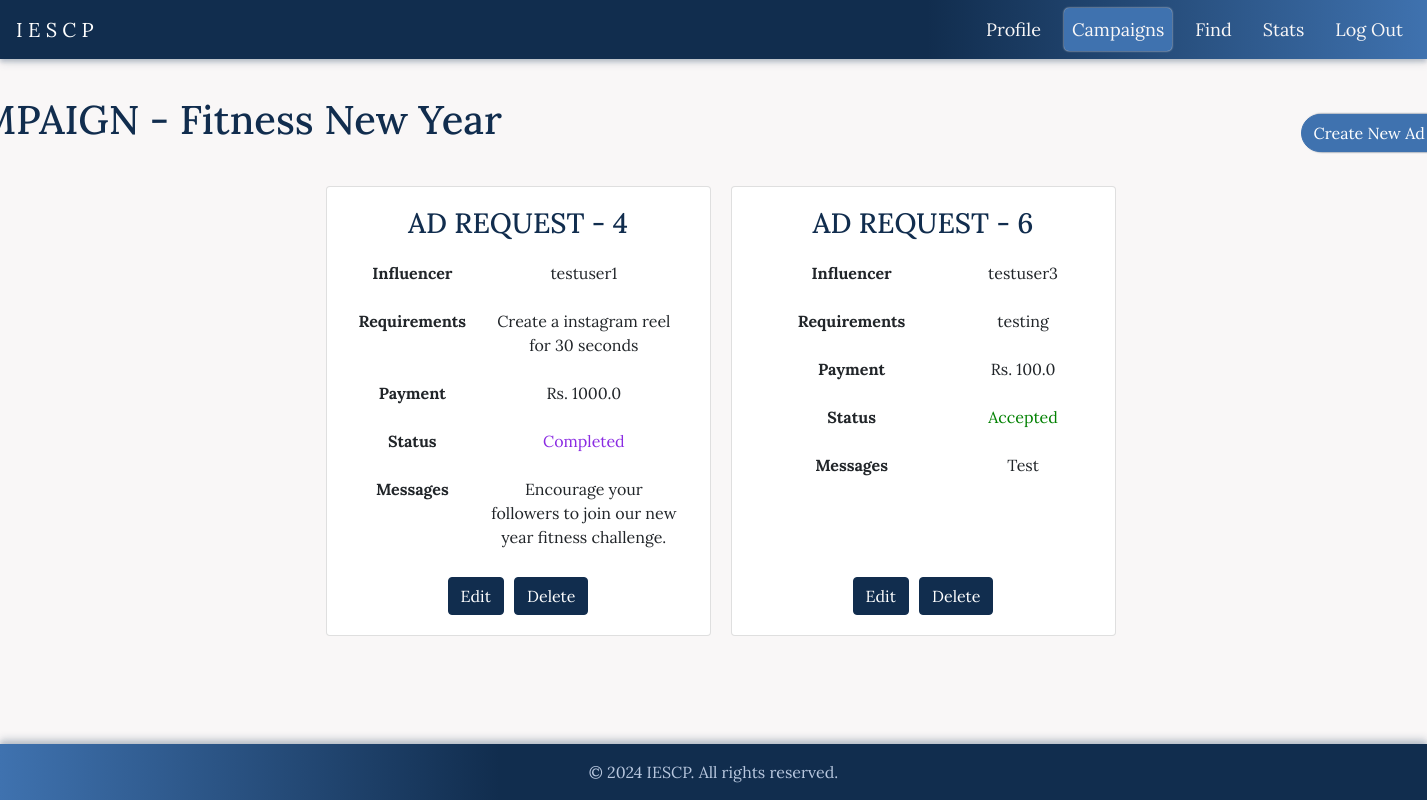
/campaign?campaign_id=4 (signed in), run on the app's committed database.
### app/models.py (models this page shows, shortened)
class Campaign(db.Model):
    id = db.Column(db.Integer, primary_key=True)
    name = db.Column(db.String(64), nullable=False)
    description = db.Column(db.Text, nullable=False)
    start_date = db.Column(db.DateTime, default=datetime.utcnow)
    end_date = db.Column(db.DateTime)
    budget = db.Column(db.Float, nullable=False)
    visibility = db.Column(db.String(10), nullable=False)
    goals = db.Column(db.Text, nullable=False)
    sponsor_id = db.Column(db.Integer, db.ForeignKey('user.id'), nullable=False)
    ad_requests = db.relationship('AdRequest', backref='campaign', lazy=True)

class User(db.Model):
    id = db.Column(db.Integer, primary_key=True)
    username = db.Column(db.String(64), unique=True, nullable=False)
    email = db.Column(db.String(120), unique=True, nullable=False)
    password_hash = db.Column(db.String(128))
    role = db.Column(db.String(64), nullable=False)
    campaigns = db.relationship('Campaign', backref='sponsor', lazy=True)
    ad_requests = db.relationship('AdRequest', backref='influencer', lazy=True)

class AdRequest(db.Model):
    id = db.Column(db.Integer, primary_key=True)
    campaign_id = db.Column(db.Integer, db.ForeignKey('campaign.id'), nullable=False)
    influencer_id = db.Column(db.Integer, db.ForeignKey('user.id'), nullable=False)
    messages = db.Column(db.Text, nullable=True)
    requirements = db.Column(db.Text, nullable=False)
    payment_amount = db.Column(db.Float, nullable=False)
    status = db.Column(db.String(10), nullable=False)

### app/routes.py (the view)
@app.route('/campaign')
def campaign():
    campaign_id = request.args.get('campaign_id')
    campaign = Campaign.query.get(campaign_id)
    ad_requests = AdRequest.query.filter_by(campaign_id=campaign_id).all()
    ad_requests_with_influencer = []
    for ad_request in ad_requests:
        influencer = User.query.get(ad_request.influencer_id)
        influencer_name = influencer.username if influencer else "Unknown"
        ad_requests_with_influencer.append({
            'campaign_id': campaign_id,
            'ad_request_id': ad_request.id,
            'ad_request_payment': ad_request.payment_amount,
            'influencer_name': influencer_name,
            'requirements': ad_request.requirements,
            'status': ad_request.status,
            'messages': ad_request.messages
        })
    return render_template('campaign.html', active_page='campaigns', campaign=campaign, campaign_id=campaign_id, ad_requests=ad_requests_with_influencer)

### app/templates/campaign.html (shortened to what this page needs)
{% extends "navbar_after_login.html" %}
{% block styles %}
  <link rel="stylesheet" href="{{ url_for('static', filename='/css/campaign.css') }}">
{% endblock %}
{% block content %}
<div class="container mt-4">
    <div class="d-flex justify-content-between mb-4">
        <h1>CAMPAIGN - {{ campaign.name }}</h1>
        <button class="btn btn-primary" data-toggle="modal" data-target="#createAdModal">Create New Ad Request</a>
    </div>
    <div class="row">
        {% for item in ad_requests %}
            <div class="col-md-4">
                <div class="card campaign-card">
                    <div class="card-body">
                        <h3>AD REQUEST - {{ item.ad_request_id }}</h3>
                        <div class="table-responsive">
                            <table class="table table-borderless">
                              <tbody>
                                <tr>
                                  <th>Influencer</th>
                                  <td id="ad-req-sponsor-name">{{ item.influencer_name }}</td>
                                </tr>
                                <tr>
                                  <th>Requirements</th>
                                  <td id="ad-req-requirements">{{ item.requirements }}</td>
                                </tr>
                                <tr>
                                  <th>Payment</th>
                                  <td id="ad-req-payment">Rs. {{ item.ad_request_payment }}</td>
                                </tr>
                                <tr>
                                  <th>Status</th>
                                    <td id="ad-req-status"
                                        class="status
                                        {% if item.status == 'Accepted' %} accepted
                                        {% elif item.status == 'Pending' %} pending
                                        {% elif item.status == 'Rejected' %} rejected
                                        {% elif item.status == 'Negotiated' %} negotiated
                                        {% elif item.status == 'Completed' %} completed
                                        {% endif %}">
                                        {{ item.status }}
                                    </td>
                                </tr>
                                <tr>
                                  <th>Messages</th>
                                  <td id="ad-req-messages">{{ item.messages }}</td>
                                </tr>
                              </tbody>
                            </table>
                          </div>
                          <div class="btn-container">
                            <button class="btn btn-secondary gradient" id="edit-ad-request"
                                        data-ad-request-id="{{ item.ad_request_id }}"
                                        data-campaign-name="{{ campaign.name }}"
                                        data-influencer-id="{{ item.influencer_id }}"
                                        data-messages="{{ item.messages }}"
                                        data-requirements="{{ item.requirements }}"
                                        data-payment-amount="{{ item.ad_request_payment }}">Edit
                        </button>
                        <button class="btn btn-secondary gradient" id="delete-ad-request"
                            data-ad-request-id="{{ item.ad_request_id }}"
                            data-campaign-name="{{ campaign.name }}" >Delete
                        </button>
                        </div>
                    </div>
                </div>
            </div>
        {% endfor %}
    </div>
</div>
{% endblock %}

### app/static/css/styles.css (style rules this page uses)
body { display: flex; flex-direction: column; min-height: 100vh; margin: 0; background-color: #F9F7F7; color: #112D4E; font-family: Lora, serif; }
h1, h2, h3, h4, h5, h6 { color: #112D4E; }
.btn-primary { background-color: #3F72AF; border-color: #3F72AF; border-radius: 30px; box-shadow: 2px 0px 2px #112D4E; }
.btn-secondary { background-color: #112D4E; border-color: #112D4E; }
.row { margin-top: 20px; box-shadow: 2px 2px 6px rgba(0, 0, 0, 0.3); }

### app/static/css/campaign.css (style rules this page uses)
.mt-4, .my-4 { margin-top: 3.5rem !important; margin-left: -15.5rem; margin-right: -31rem !important; }
.mb-4, .my-4 { margin-right: -31rem; }
.row { box-shadow: none; width: 150%; justify-content: center }
.col-md-4 { max-width: 25%; padding: 10px; }
.card { text-align: center; height: 100%; }
.card-body { display: flex; flex-direction: column; height: 100%; justify-content: space-between; }
.btn { margin-top: auto; }
.status.accepted { color: green; }
.status.completed { color:blueviolet; }
.btn-container { display: flex; gap: 10px; margin-top: auto; justify-content: center; }

### data on the page
Campaign: name "Fitness New Year"
User: influencer_name "testuser1"
AdRequest: requirements "Create a instagram reel for 30 seconds", ad_request_payment "1000.0", status "Completed", messages "Encourage your followers to join our new year fitness challenge."
User: influencer_name "testuser3"
AdRequest: requirements "testing", ad_request_payment "100.0", status "Accepted", messages "Test"

### other printed values
{{ item.ad_request_id }} "4" "6"
